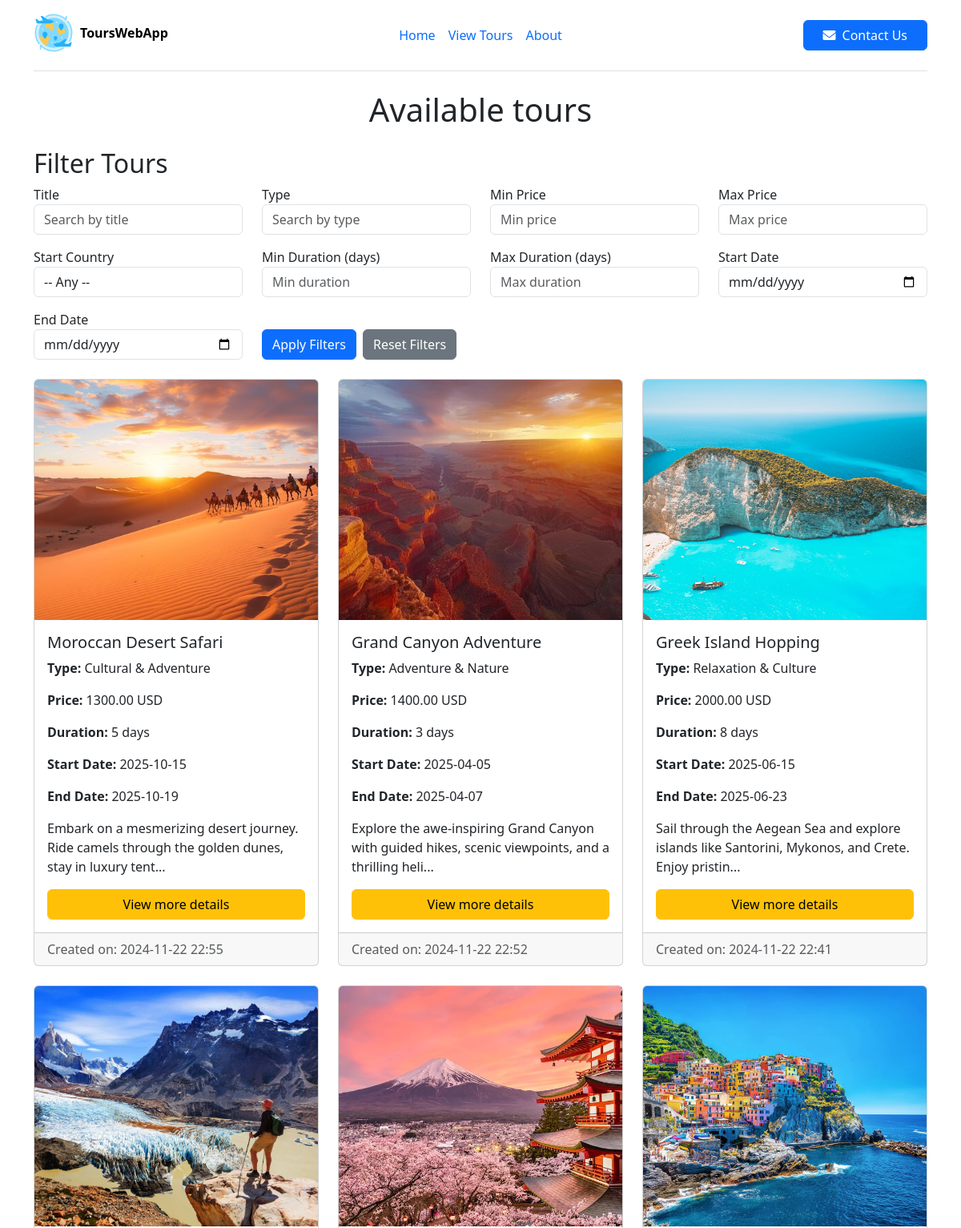
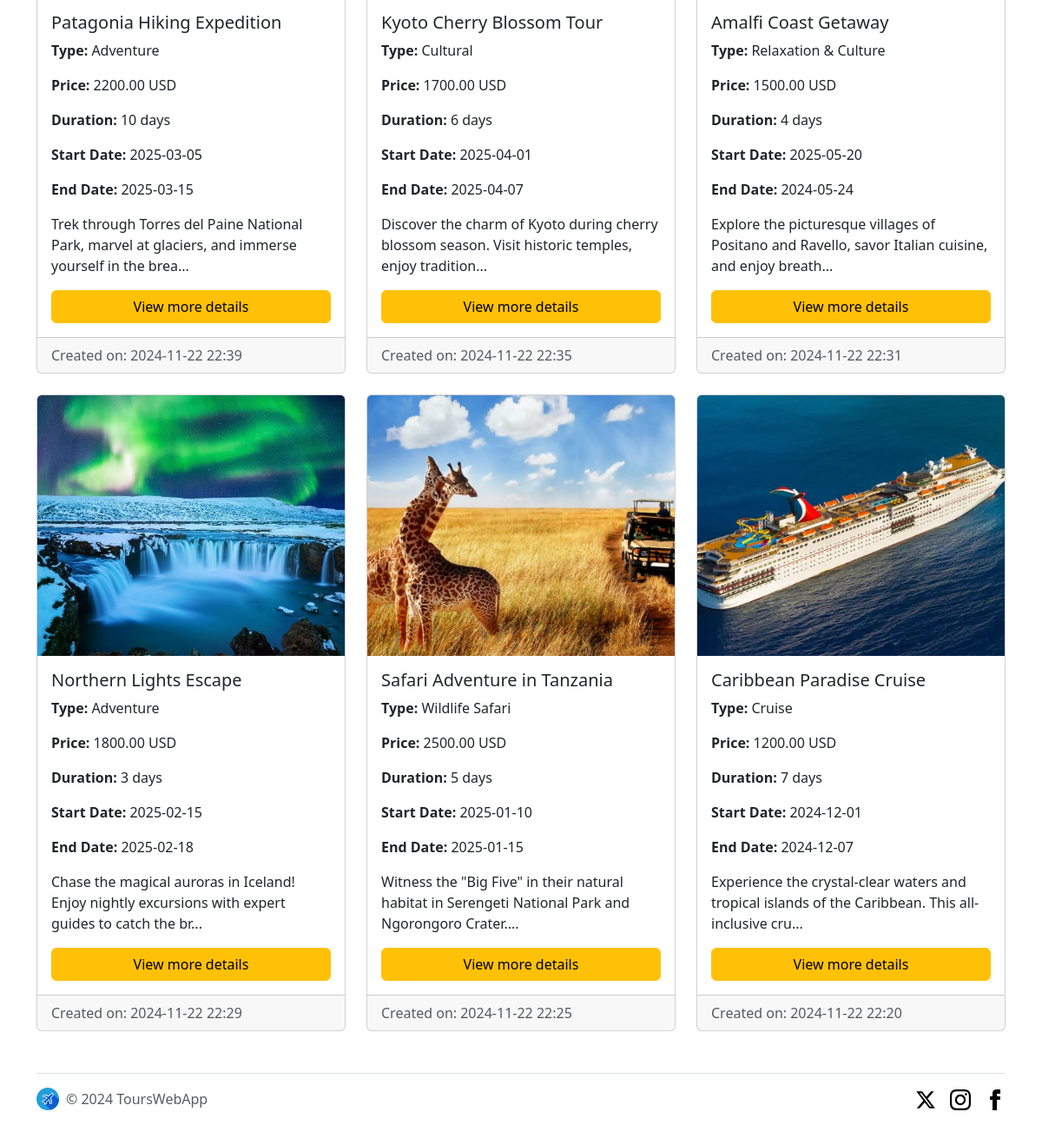
Page /tours on the committed database (2 pictures, top to bottom).
### models.py (models this page shows, shortened)
class Tour(db.Model):
    id = db.Column(db.Integer, primary_key=True)
    title = db.Column(db.String(100), nullable=False)
    type = db.Column(db.String(50), nullable=False)
    price = db.Column(db.Numeric(10, 2), nullable=False)
    start_country_id = db.Column(db.Integer, db.ForeignKey('country.id'), nullable=False)
    start_city = db.Column(db.String(100), nullable=False)
    meeting_point = db.Column(db.String(200), nullable=False, default='Поки невідомо')  # Конкретне місце зустрічі
    meeting_time = db.Column(db.Time, nullable=True)  # Час зустрічі
    has_meals = db.Column(db.Boolean, default=False)
    meals_per_day = db.Column(db.Integer, nullable=True)
    min_number_of_people = db.Column(db.Integer, nullable=False, default=1)
    max_number_of_people = db.Column(db.Integer, nullable=False)
    duration_days = db.Column(db.Integer, nullable=False)
    description = db.Column(db.Text, nullable=True)
    start_date = db.Column(db.Date, nullable=False)
    end_date = db.Column(db.Date, nullable=False)
    route_points = db.relationship('RoutePoint', backref='tour', lazy=True)
    created_at = db.Column(db.DateTime, nullable=False, default=lambda: datetime.now(timezone.utc))
    image_path = db.Column(db.String(200), nullable=True)

### app.py (the view)
@app.route('/tours')
def tours():
    title = request.args.get('title', type=str)
    tour_type = request.args.get('type', type=str)
    min_price = request.args.get('min_price', type=float)
    max_price = request.args.get('max_price', type=float)
    start_country_id = request.args.get('start_country_id', type=int)
    duration_min = request.args.get('duration_min', type=int)
    duration_max = request.args.get('duration_max', type=int)
    start_date = request.args.get('start_date', type=str)
    end_date = request.args.get('end_date', type=str)
    query = Tour.query
    if title:
        query = query.filter(Tour.title.ilike(f"%{title}%"))
    if tour_type:
        query = query.filter(Tour.type == tour_type)
    if min_price is not None:
        query = query.filter(Tour.price >= min_price)
    if max_price is not None:
        query = query.filter(Tour.price <= max_price)
    if start_country_id:
        query = query.filter(Tour.start_country_id == start_country_id)
    if duration_min:
        query = query.filter(Tour.duration_days >= duration_min)
    if duration_max:
        query = query.filter(Tour.duration_days <= duration_max)
    if start_date:
        query = query.filter(Tour.start_date >= datetime.strptime(start_date, '%Y-%m-%d').date())
    if end_date:
        query = query.filter(Tour.end_date <= datetime.strptime(end_date, '%Y-%m-%d').date())
    filtered_tours = query.order_by(Tour.created_at.desc()).all()
    countries = Country.query.all()  # Список країн для фільтрування
    return render_template('tours.html', AllTours=filtered_tours, countries=countries)

### templates/tours.html (shortened to what this page needs)
{% extends 'base.html' %}
{% block body %}
<div class="container mt-4">
    <h1 class="mb-4 text-center">Available tours</h1>
    <h2>Filter Tours</h2>
    <form method="get" action="/tours" class="mb-4">
    <div class="row">
        <div class="col-md-3">
            <label for="title">Title</label>
            <input type="text" id="title" name="title" class="form-control"
                   placeholder="Search by title"
                   value="{{ request.args.get('title', '') }}">
        </div>
        <div class="col-md-3">
            <label for="type">Type</label>
            <input type="text" id="type" name="type" class="form-control"
                   placeholder="Search by type"
                   value="{{ request.args.get('type', '') }}">
        </div>
        <div class="col-md-3">
            <label for="min_price">Min Price</label>
            <input type="number" id="min_price" name="min_price" class="form-control"
                   step="0.01" placeholder="Min price"
                   value="{{ request.args.get('min_price', '') }}">
        </div>
        <div class="col-md-3">
            <label for="max_price">Max Price</label>
            <input type="number" id="max_price" name="max_price" class="form-control"
                   step="0.01" placeholder="Max price"
                   value="{{ request.args.get('max_price', '') }}">
        </div>
        </div>
        <div class="row mt-3">
            <div class="col-md-3">
                <label for="start_country_id">Start Country</label>
                <select id="start_country_id" name="start_country_id" class="form-control">
                    <option value="">-- Any --</option>
                </select>
            </div>
            <div class="col-md-3">
                <label for="duration_min">Min Duration (days)</label>
                <input type="number" id="duration_min" name="duration_min" class="form-control"
                       placeholder="Min duration"
                       value="{{ request.args.get('duration_min', '') }}">
            </div>
            <div class="col-md-3">
                <label for="duration_max">Max Duration (days)</label>
                <input type="number" id="duration_max" name="duration_max" class="form-control"
                       placeholder="Max duration"
                       value="{{ request.args.get('duration_max', '') }}">
            </div>
            <div class="col-md-3">
                <label for="start_date">Start Date</label>
                <input type="date" id="start_date" name="start_date" class="form-control"
                       value="{{ request.args.get('start_date', '') }}">
            </div>
        </div>
        <div class="row mt-3">
            <div class="col-md-3">
                <label for="end_date">End Date</label>
                <input type="date" id="end_date" name="end_date" class="form-control"
                       value="{{ request.args.get('end_date', '') }}">
            </div>
            <div class="col-md-3 mt-4 d-flex gap-2">
                <button type="submit" class="btn btn-primary">Apply Filters</button>
                <a href="/tours" class="btn btn-secondary">Reset Filters</a>
            </div>
        </div>
    </form>
     {% if AllTours|length > 0 %}
        <div class="row">
        {% for el in AllTours %}
        <div class="col-md-4 mb-4">
            <div class="card h-100 d-flex flex-column">
                {% if el.image_path %}
                <img src="{{ url_for('static', filename=el.image_path) }}" class="card-img-top" alt="{{ el.title }}">
                {% else %}
                <img src="https://via.placeholder.com/350x200?text=No+Image" class="card-img-top" alt="No Image">
                {% endif %}
                <div class="card-body d-flex flex-column">
                    <div class="flex-grow-1">
                        <h5 class="card-title">{{ el.title }}</h5>
                        <p class="card-text"><b>Type:</b> {{ el.type }}</p>
                        <p class="card-text"><b>Price:</b> {{ el.price }} USD</p>
                        <p class="card-text"><b>Duration:</b> {{ el.duration_days }} days</p>
                        <p class="card-text"><b>Start Date:</b> {{ el.start_date.strftime('%Y-%m-%d') }}</p>
                        <p class="card-text"><b>End Date:</b> {{ el.end_date.strftime('%Y-%m-%d') }}</p>
                        <p class="card-text">{{ el.description|truncate(100, True) }}</p>
                    </div>
                    <div class="mt-3">
                        <a href="/tours/{{ el.id }}" class="btn btn-warning w-100">View more details</a>
                    </div>
                </div>
                <div class="card-footer text-muted">
                    Created on: {{ el.created_at.strftime('%Y-%m-%d %H:%M') }}
                </div>
            </div>
        </div>
        {% endfor %}
        </div>
    {% else %}
    <p>There are no tours yet</p>
    {% endif  %}
</div>
{% endblock %}

### templates/base.html (shortened to what this page needs)
<!doctype html>
<html lang="en">
<head>
    <link rel="stylesheet" href="{{ url_for('static', filename='css/main.css') }}">
    <link rel="stylesheet" href="https://cdnjs.cloudflare.com/ajax/libs/font-awesome/6.0.0/css/all.min.css">
    <link rel="stylesheet" href="https://cdn.jsdelivr.net/npm/bootstrap@5.3.3/dist/css/bootstrap.min.css">
</head>
<body>
<div class="container">
    <header class="d-flex flex-wrap align-items-center justify-content-center justify-content-md-between py-3 mb-4 border-bottom">
      <div class="col-md-3 mb-2 mb-md-0">
        <a href="/" class="d-inline-flex link-body-emphasis text-decoration-none align-items-center">
            <span class="ms-2 fw-bold">ToursWebApp</span>
        </a>
      </div>
      <ul class="nav col-12 col-md-auto mb-2 justify-content-center mb-md-0">
        <li><a href="/" class="nav-link px-2">Home</a></li>
        <li><a href="/tours" class="nav-link px-2">View Tours</a></li>
        <li><a href="/about" class="nav-link px-2">About</a></li>
      </ul>
      <div class="col-md-3 text-end">
      <button type="button" class="btn btn-primary btn-md px-4 d-inline-flex align-items-center" data-bs-toggle="modal" data-bs-target="#contactModal">
        <i class="fas fa-envelope me-2"></i>
        Contact Us
      </button>
    </div>
    </header>
</div>
    {% block body %}{% endblock %}
    <div class="container">
  <footer class="d-flex flex-wrap justify-content-between align-items-center py-3 my-4 border-top">
  <div class="col-md-4 d-flex align-items-center">
    <a href="/" class="mb-3 me-2 mb-md-0 text-body-secondary text-decoration-none lh-1">
    </a>
    <span class="mb-3 mb-md-0 text-body-secondary">© 2024 ToursWebApp</span>
  </div>
  <ul class="nav col-md-4 justify-content-end list-unstyled d-flex">
    <li class="ms-3"><a class="text-body-secondary" href="https://x.com/elonmusk" target="_blank"><svg class="bi" width="24" height="24"><use xlink:href="#twitter"></use></svg></a></li>
    <li class="ms-3"><a class="text-body-secondary" href="https://www.instagram.com/lpnu_official/" target="_blank"><svg class="bi" width="24" height="24"><use xlink:href="#instagram"></use></svg></a></li>
    <li class="ms-3"><a class="text-body-secondary" href="https://www.facebook.com/lvivpolytechnic" target="_blank"><svg class="bi" width="24" height="24"><use xlink:href="#facebook"></use></svg></a></li>
  </ul>
</footer>
</div>
</body>
</html>

### static/css/main.css (style rules this page uses)
.card-img-top { width: 100%; height: 300px; object-fit: cover; }
.card { max-width: 400px; width: 100%; }
.form-control { font-size: 1rem; }
.card-body { padding: 2rem; }
.btn-primary { padding: 10px; font-size: 1.1rem; }

### rows in the picture
Tour: image_path (picture), title "Moroccan Desert Safari", type "Cultural & Adventure", price "1300.00", duration_days "5", start_date "2025-10-15", end_date "2025-10-19", description "Embark on a mesmerizing desert journey. Ride camels through the golden dunes, stay in luxury tent...", created_at "2024-11-22 22:55"
Tour: image_path (picture), title "Grand Canyon Adventure", type "Adventure & Nature", price "1400.00", duration_days "3", start_date "2025-04-05", end_date "2025-04-07", description "Explore the awe-inspiring Grand Canyon with guided hikes, scenic viewpoints, and a thrilling heli...", created_at "2024-11-22 22:52"
Tour: image_path (picture), title "Greek Island Hopping", type "Relaxation & Culture", price "2000.00", duration_days "8", start_date "2025-06-15", end_date "2025-06-23", description "Sail through the Aegean Sea and explore islands like Santorini, Mykonos, and Crete. Enjoy pristin...", created_at "2024-11-22 22:41"
Tour: image_path (picture), title "Patagonia Hiking Expedition", type "Adventure", price "2200.00", duration_days "10", start_date "2025-03-05", end_date "2025-03-15", description "Trek through Torres del Paine National Park, marvel at glaciers, and immerse yourself in the brea...", created_at "2024-11-22 22:39"
Tour: image_path (picture), title "Kyoto Cherry Blossom Tour", type "Cultural", price "1700.00", duration_days "6", start_date "2025-04-01", end_date "2025-04-07", description "Discover the charm of Kyoto during cherry blossom season. Visit historic temples, enjoy tradition...", created_at "2024-11-22 22:35"
Tour: image_path (picture), title "Amalfi Coast Getaway", type "Relaxation & Culture", price "1500.00", duration_days "4", start_date "2025-05-20", end_date "2024-05-24", description "Explore the picturesque villages of Positano and Ravello, savor Italian cuisine, and enjoy breath...", created_at "2024-11-22 22:31"
Tour: image_path (picture), title "Northern Lights Escape", type "Adventure", price "1800.00", duration_days "3", start_date "2025-02-15", end_date "2025-02-18", description "Chase the magical auroras in Iceland! Enjoy nightly excursions with expert guides to catch the br...", created_at "2024-11-22 22:29"
Tour: image_path (picture), title "Safari Adventure in Tanzania", type "Wildlife Safari", price "2500.00", duration_days "5", start_date "2025-01-10", end_date "2025-01-15", description "Witness the \"Big Five\" in their natural habitat in Serengeti National Park and Ngorongoro Crater....", created_at "2024-11-22 22:25"
Tour: image_path (picture), title "Caribbean Paradise Cruise", type "Cruise", price "1200.00", duration_days "7", start_date "2024-12-01", end_date "2024-12-07", description "Experience the crystal-clear waters and tropical islands of the Caribbean. This all-inclusive cru...", created_at "2024-11-22 22:20"
